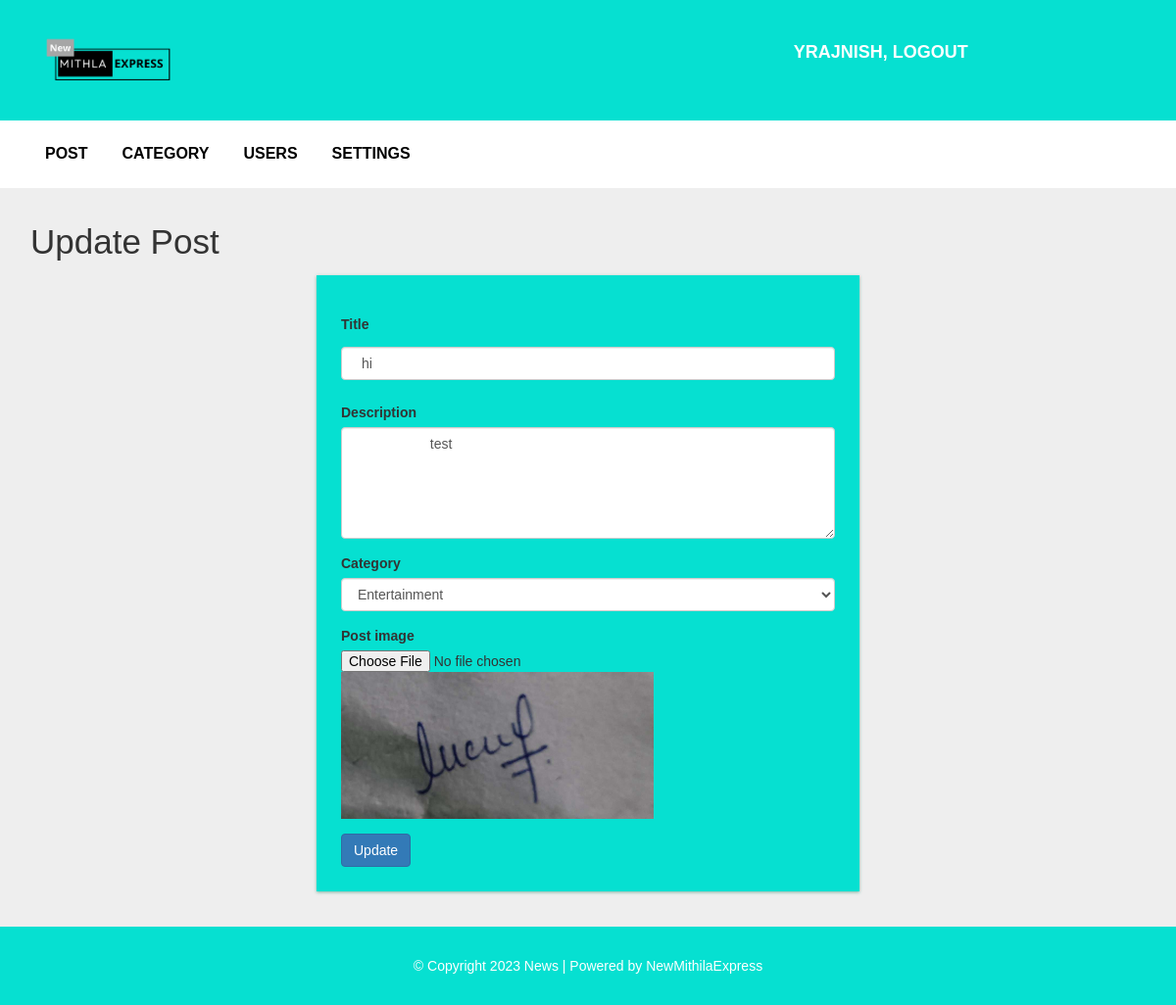
Screenshot of /admin/update-post.php?id=54 (signed in) with the database file from the repository.
### tables this page shows
CREATE TABLE `post` (
  `post_id` int(11) NOT NULL,
  `title` varchar(100) NOT NULL,
  `description` text NOT NULL,
  `category` varchar(100) NOT NULL,
  `post_date` varchar(50) NOT NULL,
  `author` int(11) NOT NULL,
  `post_img` varchar(100) NOT NULL
);

### admin/update-post.php (the view, shortened to what this page needs)
<?php include "header.php";
?>
<div id="admin-content">
  <div class="container">
  <div class="row">
    <div class="col-md-12">
        <h1 class="admin-heading">Update Post</h1>
    </div>
    <div class="col-md-offset-3 col-md-6">
      <?php
        include "config.php";
        $post_id = $_GET['id'];
        $sql = "SELECT post.post_id, post.title, post.description,post.post_img,
        category.category_name, post.category FROM post
        LEFT JOIN category ON post.category = category.category_id
        LEFT JOIN user ON post.author = user.user_id
        WHERE post.post_id = {$post_id}";
        $result = mysqli_query($conn, $sql) or die("Query Failed.");
        if(mysqli_num_rows($result) > 0){
          while($row = mysqli_fetch_assoc($result)) {
      ?>
        <form action="save-update-post.php" method="POST" enctype="multipart/form-data" autocomplete="off">
            <div class="form-group">
                <label for="exampleInputTile">Title</label>
                <input type="text" name="post_title"  class="form-control" id="exampleInputUsername" value="<?php echo $row['title']; ?>">
            </div>
            <div class="form-group">
                <label for="exampleInputPassword1"> Description</label>
                <textarea name="postdesc" class="form-control"  required rows="5">
                    <?php echo $row['description']; ?>
                </textarea>
            </div>
            <div class="form-group">
                <label for="exampleInputCategory">Category</label>
                <select class="form-control" name="category">
                  <?php
                    include "config.php";
                    $sql1 = "SELECT * FROM category";
                    $result1 = mysqli_query($conn, $sql1) or die("Query Failed.");
                    if(mysqli_num_rows($result1) > 0){
                      while($row1 = mysqli_fetch_assoc($result1)){
                        if($row['category'] == $row1['category_id']){
                          $selected = "selected";
                        }else{
                          $selected = "";
                        }
                        echo "<option {$selected} value='{$row1['category_id']}'>{$row1['category_name']}</option>";
                      }
                    }
                  ?>
                </select>
            </div>
            <div class="form-group">
                <label for="">Post image</label>
                <input type="file" name="new-image">
                <img  src="upload/<?php echo $row['post_img']; ?>" height="150px">
            </div>
            <input type="submit" name="submit" class="btn btn-primary" value="Update" />
        </form>
        <?php
          }
        }else{
          echo "Result Not Found.";
        }
        ?>
      </div>
    </div>
  </div>
</div>
<?php include "footer.php"; ?>

### css/style.css (style rules this page uses)
body { background: rgb(255, 255, 255); font-family: sans-serif,arial,Helvetica; }
#admin-content { padding: 20px 0; min-height: 750px; }
#admin-content .admin-heading { font-size: 35px; margin: 0 0 15px; }
form { background: #06e0d1; padding: 25px; box-shadow:0 1px 3px rgba(79, 161, 138, 0.733); }
body { background: #eee }
input[type=text], input[type=password] { width: 100%; padding: 12px 20px; margin: 8px 0; display: inline-block; border: 1px solid #ccc; box-sizing: border-box; }
.container { padding: 16px; }

### rows the page displays
post: post_title "hi", postdesc "test", post_img (picture)

### other values shown
$_SESSION["username"] "YRAJNISH"
form field category "Entertainment"
